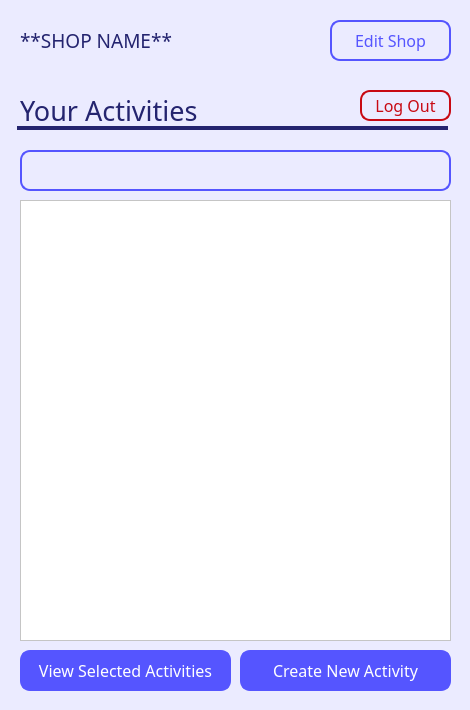
<?xml version="1.0" encoding="UTF-8"?>
<ui version="4.0">
 <class>Dialog</class>
 <widget class="QDialog" name="Dialog">
  <property name="geometry">
   <rect>
    <x>0</x>
    <y>0</y>
    <width>470</width>
    <height>710</height>
   </rect>
  </property>
  <property name="font">
   <font>
    <family>ZCOOL QingKe HuangYou</family>
    <pointsize>12</pointsize>
   </font>
  </property>
  <property name="windowTitle">
   <string>Board Game Community</string>
  </property>
  <property name="styleSheet">
   <string notr="true">background-color: rgb(235, 235, 255);</string>
  </property>
  <widget class="QLabel" name="label_3">
   <property name="geometry">
    <rect>
     <x>20</x>
     <y>90</y>
     <width>331</width>
     <height>41</height>
    </rect>
   </property>
   <property name="font">
    <font>
     <family>ZCOOL QingKe HuangYou</family>
     <pointsize>20</pointsize>
     <weight>50</weight>
     <italic>false</italic>
     <bold>false</bold>
    </font>
   </property>
   <property name="styleSheet">
    <string notr="true">background-color: rgba(255, 255, 255, 0);
color: rgb(36, 36, 111);
font: 20pt &quot;ZCOOL QingKe HuangYou&quot;;</string>
   </property>
   <property name="text">
    <string>Your Activities</string>
   </property>
   <property name="textFormat">
    <enum>Qt::AutoText</enum>
   </property>
  </widget>
  <widget class="QTableWidget" name="tbl_activitiesList">
   <property name="geometry">
    <rect>
     <x>20</x>
     <y>200</y>
     <width>431</width>
     <height>441</height>
    </rect>
   </property>
   <property name="styleSheet">
    <string notr="true">font: 10pt &quot;Bai Jamjuree&quot;;
background-color: rgb(255, 255, 255);</string>
   </property>
  </widget>
  <widget class="QPushButton" name="btn_editShop">
   <property name="geometry">
    <rect>
     <x>330</x>
     <y>20</y>
     <width>121</width>
     <height>41</height>
    </rect>
   </property>
   <property name="styleSheet">
    <string notr="true">background-color: rgba(255, 255, 255, 0);
font: 12pt &quot;ZCOOL QingKe HuangYou&quot;;
color: rgb(85, 85, 255);
border-radius: 10px;
border: 2px solid rgb(85, 85, 255);</string>
   </property>
   <property name="text">
    <string>Edit Shop</string>
   </property>
  </widget>
  <widget class="QLabel" name="lbl_shopName">
   <property name="geometry">
    <rect>
     <x>20</x>
     <y>20</y>
     <width>291</width>
     <height>41</height>
    </rect>
   </property>
   <property name="font">
    <font>
     <family>Bai Jamjuree</family>
     <pointsize>14</pointsize>
     <weight>50</weight>
     <italic>false</italic>
     <bold>false</bold>
    </font>
   </property>
   <property name="styleSheet">
    <string notr="true">background-color: rgba(255, 255, 255, 0);
color: rgb(36, 36, 111);
font: 14pt &quot;Bai Jamjuree&quot;;</string>
   </property>
   <property name="text">
    <string>**SHOP NAME**</string>
   </property>
   <property name="textFormat">
    <enum>Qt::AutoText</enum>
   </property>
  </widget>
  <widget class="QPushButton" name="btn_logOut">
   <property name="geometry">
    <rect>
     <x>360</x>
     <y>90</y>
     <width>91</width>
     <height>31</height>
    </rect>
   </property>
   <property name="styleSheet">
    <string notr="true">background-color:  rgba(0, 0, 0, 0);
color: rgb(200, 9, 19);
font: 10pt &quot;ZCOOL QingKe HuangYou&quot;;
border-radius: 10px;
border: 2px solid rgb(200, 9, 19);</string>
   </property>
   <property name="text">
    <string>Log Out</string>
   </property>
  </widget>
  <widget class="QPushButton" name="btn_viewActivities">
   <property name="geometry">
    <rect>
     <x>20</x>
     <y>650</y>
     <width>211</width>
     <height>41</height>
    </rect>
   </property>
   <property name="styleSheet">
    <string notr="true">background-color: rgb(85, 85, 255);
color: rgb(255, 255, 255);
font: 12pt &quot;ZCOOL QingKe HuangYou&quot;;
border: 2px solid rgb(85, 85, 255);
border-radius: 10px;</string>
   </property>
   <property name="text">
    <string>View Selected Activities</string>
   </property>
  </widget>
  <widget class="Line" name="line">
   <property name="geometry">
    <rect>
     <x>17</x>
     <y>120</y>
     <width>431</width>
     <height>16</height>
    </rect>
   </property>
   <property name="styleSheet">
    <string notr="true">color: rgb(36, 36, 111);
background-color: rgba(255, 255, 255, 0);</string>
   </property>
   <property name="frameShadow">
    <enum>QFrame::Plain</enum>
   </property>
   <property name="lineWidth">
    <number>4</number>
   </property>
   <property name="orientation">
    <enum>Qt::Horizontal</enum>
   </property>
  </widget>
  <widget class="QLineEdit" name="ltxt_searchBar">
   <property name="geometry">
    <rect>
     <x>20</x>
     <y>150</y>
     <width>431</width>
     <height>41</height>
    </rect>
   </property>
   <property name="styleSheet">
    <string notr="true">font: 12pt &quot;Bai Jamjuree&quot;;
border: 2px solid rgb(85, 85, 255);
background-color: rgba(255, 255, 255, 0);
border-radius: 10px ;</string>
   </property>
  </widget>
  <widget class="QPushButton" name="btn_createActivity">
   <property name="geometry">
    <rect>
     <x>240</x>
     <y>650</y>
     <width>211</width>
     <height>41</height>
    </rect>
   </property>
   <property name="styleSheet">
    <string notr="true">background-color: rgb(85, 85, 255);
color: rgb(255, 255, 255);
font: 12pt &quot;ZCOOL QingKe HuangYou&quot;;
border: 2px solid rgb(85, 85, 255);
border-radius: 10px;</string>
   </property>
   <property name="text">
    <string>Create New Activity</string>
   </property>
  </widget>
 </widget>
 <resources/>
 <connections/>
</ui>
